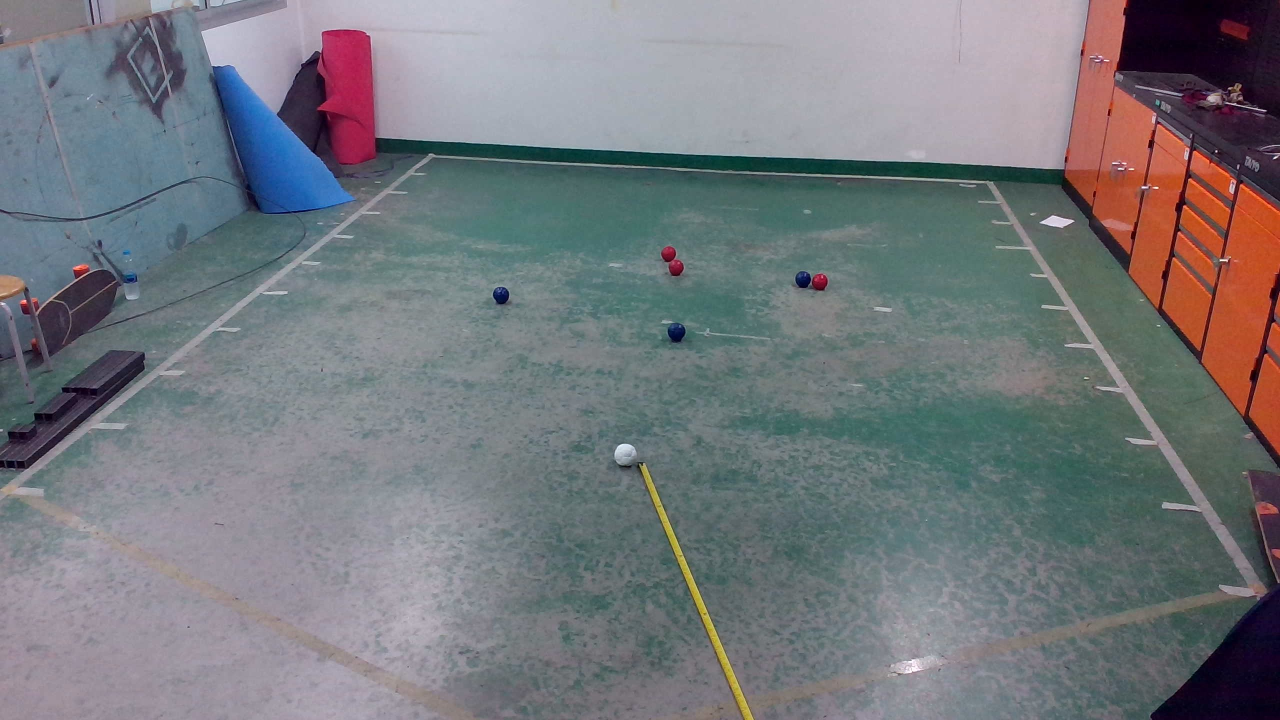
#> input picture WIN_20250508_17_52_53_Pro.jpg, 2560 x 1440 px (shown at 1/2 size)
$ python boccia2.py
#> lines starting #> are read from the running program, lines starting #| are printed output that depends on the picture
import cv2
import numpy as np
import math

class FieldMeasure:
    # ---------- settings ----------
    PREVIEW_SCALE = 0.5     # main preview size
    LOUPE_SCALE   = 2.0     # magnification inside loupe
    LOUPE_WIN     = 200     # loupe window side (px)
    FIELD_W_CM    = 400.0   # set real width here
    FIELD_H_CM    = 500.0   # set real height here
    LOUPE_BORDER  = 2       # Border thickness for loupe
    LOUPE_BORDER_COLOR = (0, 255, 0) # Green border
    TARGET_COLOR = (0, 0, 255)      # Red color for the target dot
    TARGET_RADIUS = 2
    # --------------------------------

    def __init__(self, img_path):
#> called with img_path = 'WIN_20250508_17_52_53_Pro.jpg'
        self.img = cv2.imread(img_path)
#> self.img is the input picture: shape (1440, 2560, 3); mean B, G, R 124.6, 120.1, 117.1
        if self.img is None:
            raise FileNotFoundError(img_path)

        self.preview = cv2.resize(
            self.img, None, fx=self.PREVIEW_SCALE, fy=self.PREVIEW_SCALE,
            interpolation=cv2.INTER_AREA)
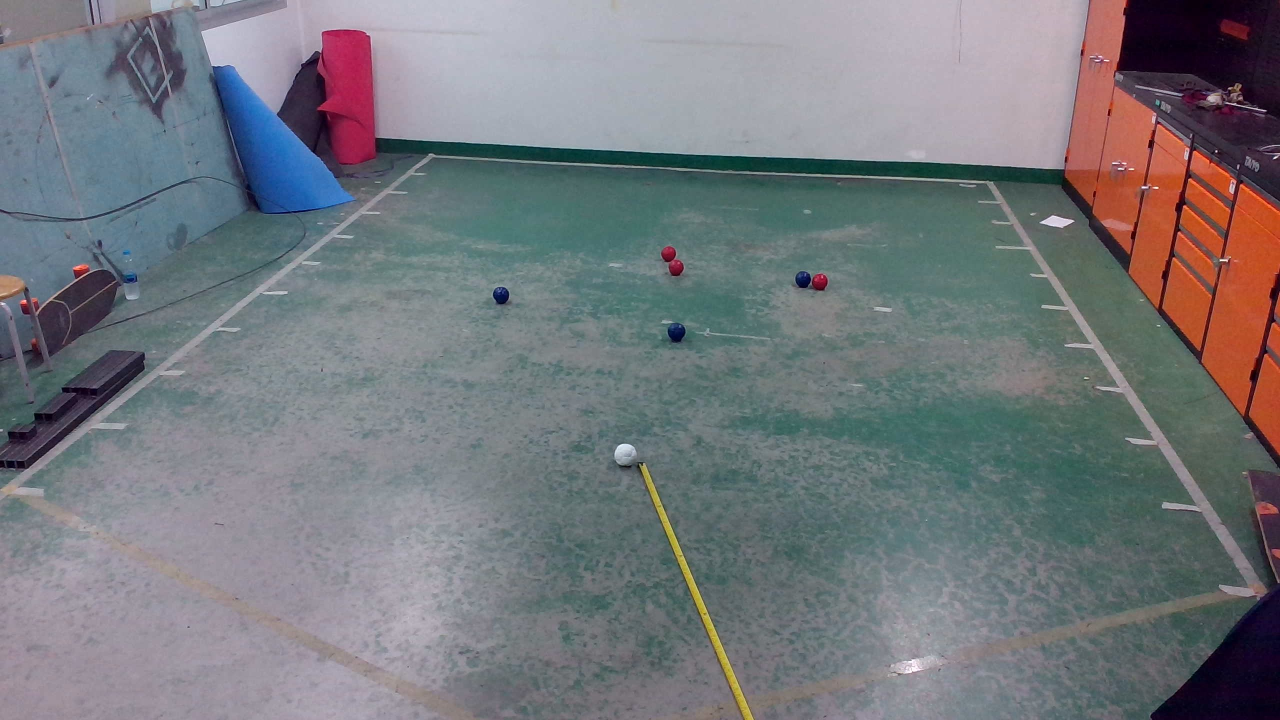
#> self.preview: shape (720, 1280, 3); mean B, G, R 124.8, 120.2, 117.3

        self.field_pts, self.ball_pt1 = [], None
        self.cursor_preview = (0, 0) # Cursor coordinates on the preview image
        self.loupe_window_created = False

    # ----- mouse callback -----
    def _mouse(self, e, x, y, flags, _):
        self.cursor_preview = (x, y)
        if e == cv2.EVENT_LBUTTONDOWN:
            X = int(x / self.PREVIEW_SCALE)
            Y = int(y / self.PREVIEW_SCALE)
            if len(self.field_pts) < 4:
                self.field_pts.append((X, Y))
                print(f"Corner {len(self.field_pts)} → ({X}, {Y})")
            elif self.ball_pt1 is None:
                self.ball_pt1 = (X, Y)
                print(f"Ball 1 → ({X}, {Y})")
        elif e == cv2.EVENT_MOUSEMOVE:
            pass

    # ----- create loupe image -----
    def _loupe_image(self):
        x_p, y_p = self.cursor_preview
        X = int(x_p / self.PREVIEW_SCALE)
        Y = int(y_p / self.PREVIEW_SCALE)

        half = int(self.LOUPE_WIN / (2 * self.LOUPE_SCALE))
        x1, y1 = max(0, X - half), max(0, Y - half)
        x2, y2 = min(self.img.shape[1], X + half), min(self.img.shape[0], Y + half)
        patch = self.img[y1:y2, x1:x2]

        loupe = cv2.resize(patch, (self.LOUPE_WIN, self.LOUPE_WIN),
                            interpolation=cv2.INTER_NEAREST)

        # Draw a red dot at the center of the zoomed window
        center = self.LOUPE_WIN // 2
        cv2.circle(loupe, (center, center), self.TARGET_RADIUS, self.TARGET_COLOR, -1)
        cv2.rectangle(loupe, (0, 0), (self.LOUPE_WIN - 1, self.LOUPE_WIN - 1), self.LOUPE_BORDER_COLOR, self.LOUPE_BORDER)
        return loupe

    # ----- draw points on preview -----
    def _draw_preview(self):
        preview_copy = self.preview.copy()
        for i, pt in enumerate(self.field_pts):
            x_prev, y_prev = int(pt[0] * self.PREVIEW_SCALE), int(pt[1] * self.PREVIEW_SCALE)
            cv2.circle(preview_copy, (x_prev, y_prev), 5, (0, 255, 0), -1)
            cv2.putText(preview_copy, str(i + 1), (x_prev + 10, y_prev + 10),
                        cv2.FONT_HERSHEY_SIMPLEX, 0.5, (0, 255, 0), 1, cv2.LINE_AA)
        if self.ball_pt1:
            x_prev, y_prev = int(self.ball_pt1[0] * self.PREVIEW_SCALE), int(self.ball_pt1[1] * self.PREVIEW_SCALE)
            cv2.circle(preview_copy, (x_prev, y_prev), 5, (255, 0, 0), -1)
            cv2.putText(preview_copy, "B1", (x_prev + 10, y_prev + 10),
                        cv2.FONT_HERSHEY_SIMPLEX, 0.5, (255, 0, 0), 1, cv2.LINE_AA)
        return preview_copy

    # ----- main loop -----
    def run(self):
        cv2.namedWindow("Image")
        cv2.setMouseCallback("Image", self._mouse)
        cv2.namedWindow("Loupe", cv2.WINDOW_NORMAL)  # Create Loupe window once here

        while True:
            preview_with_points = self._draw_preview()
            cv2.imshow("Image", preview_with_points)

            loupe_image = self._loupe_image()
#> in _loupe_image, `patch = self.img[y1:y2, x1:x2]`:
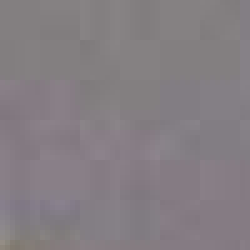
#> patch: shape (50, 50, 3) (shown 5 times larger); mean B, G, R 130.7, 125.9, 132.5
#> in _loupe_image, `cv2.circle(loupe, (center, center), self.TARGET_RADIUS, self.TARGET_CO..`: loupe: shape (200, 200, 3); mean B, G, R 130.7, 125.8, 132.5
#> in _loupe_image, `cv2.rectangle(loupe, (0, 0), (self.LOUPE_WIN - 1, self.LOUPE_WIN - 1),..`:
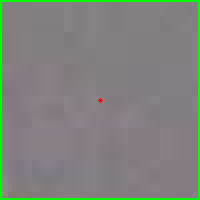
#> loupe: shape (200, 200, 3); mean B, G, R 125.5, 130.9, 127.2
            cv2.imshow("Loupe", loupe_image)

            key = cv2.waitKey(10) & 0xFF
#> (key q is pressed here)
            if key == ord('q'):
                cv2.destroyAllWindows()
                return
            elif key == ord('z') and self.field_pts:
                print(f"Undoing last corner: {self.field_pts.pop()}")
                if not self.field_pts and self.ball_pt1:
                    print(f"Undoing ball 1 point: {self.ball_pt1}")
                    self.ball_pt1 = None

            if len(self.field_pts) == 4 and self.ball_pt1:
                break

        cv2.destroyAllWindows()

        # ---------- homography in cm ----------
        src = np.float32(self.field_pts)
        dst = np.float32([[0, 0],
                            [0, self.FIELD_H_CM],
                            [self.FIELD_W_CM, 0],
                            [self.FIELD_W_CM, self.FIELD_H_CM]])
        H = cv2.getPerspectiveTransform(src, dst)
        ball1 = np.float32([self.ball_pt1]).reshape(-1,1,2)
        x1_cm, y1_cm = cv2.perspectiveTransform(ball1, H)[0,0]
        print(f"Ball 1 → ({x1_cm:.1f} cm, {y1_cm:.1f} cm)")

        # Coordinates of the second ball in cm
        x2_cm, y2_cm = 300.0, 750.0

        # Calculate the distance between the two balls
        delta_x = x2_cm - x1_cm
        delta_y = y2_cm - y1_cm
        distance_cm = math.sqrt(delta_x**2 + delta_y**2)
        print(f"Distance between Ball 1 and Ball 2: {distance_cm:.1f} cm")

        # Calculate the angle relative to the vertical axis
        # The vertical axis corresponds to the y-axis in our real-world coordinates.
        # We want the angle of the vector from ball1 to ball2 with respect to the positive y-axis.
        angle_radians = math.atan2(delta_x, delta_y)  # atan2(x, y) gives angle with respect to positive y-axis
        angle_degrees = math.degrees(angle_radians)

        # Adjust the angle to be within 0 to 360 degrees (optional, for consistency)
        if angle_degrees < 0:
            angle_degrees += 360

        print(f"Angle of distance relative to vertical axis: {angle_degrees:.1f} degrees")

        # optional view (1 px = 1 cm)
        warp_w, warp_h = int(self.FIELD_W_CM), int(self.FIELD_H_CM)
        warped = cv2.warpPerspective(self.img, H, (warp_w, warp_h))
        cv2.circle(warped, (int(x1_cm), int(y1_cm)), 6, (0,0,255), -1)
        cv2.circle(warped, (int(x2_cm), int(y2_cm)), 6, (0,255,0), -1) # Draw second ball in green

        # Draw an arrow representing the distance and angle (optional visualization)
        start_point = (int(x1_cm), int(y1_cm))
        end_point = (int(x2_cm), int(y2_cm))
        cv2.arrowedLine(warped, start_point, end_point, (255, 255, 255), 2)

        cv2.imshow("Warped (1 px = 1 cm)", warped)
        cv2.waitKey(0)

# --------------- run ---------------
if __name__ == "__main__":
    FieldMeasure("WIN_20250508_17_52_53_Pro.jpg").run()

$ run again, with 1.jpg copied over WIN_20250508_17_52_53_Pro.jpg
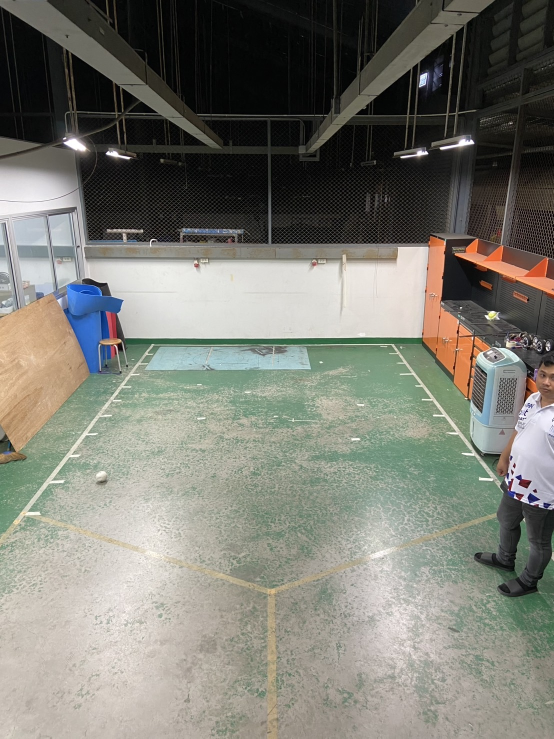
#> input picture 1.jpg, 1108 x 1477 px (shown at 1/2 size)
#> in __init__, self.img is the input picture: shape (1477, 1108, 3); mean B, G, R 115.2, 124, 124.1
#> in __init__, `self.preview = cv2.resize( self.img, None, fx=self.PREVIEW_SCALE, fy=s..`:
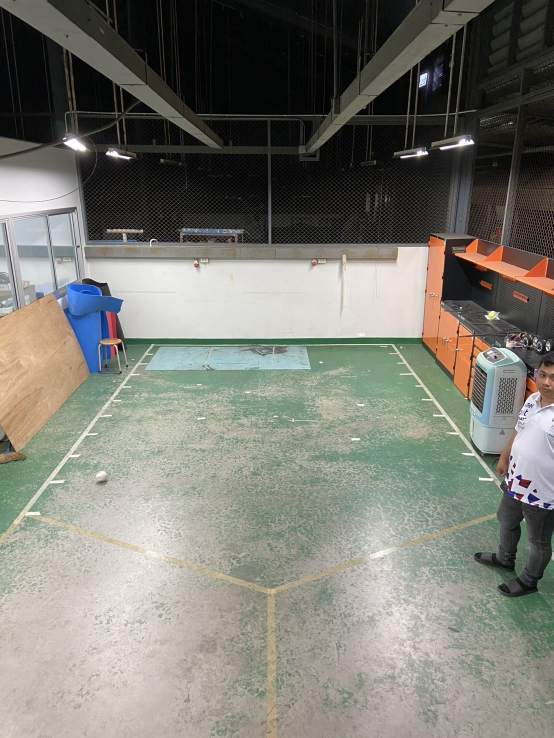
#> self.preview: shape (738, 554, 3); mean B, G, R 115.3, 124.1, 124.2
#> in _loupe_image, `cv2.rectangle(loupe, (0, 0), (self.LOUPE_WIN - 1, self.LOUPE_WIN - 1),..`:
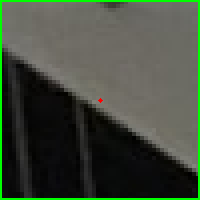
#> loupe: shape (200, 200, 3); mean B, G, R 60.4, 74.9, 65.7

$ run again, with 164857.jpg copied over WIN_20250508_17_52_53_Pro.jpg
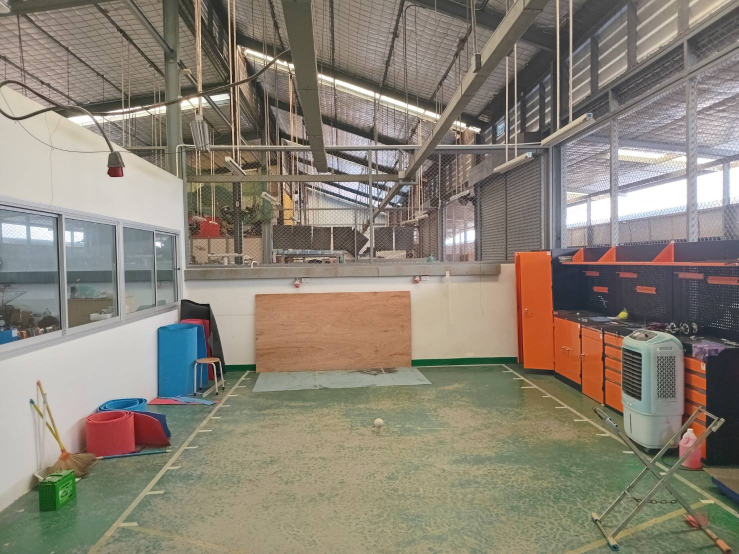
#> input picture 164857.jpg, 1477 x 1108 px (shown at 1/2 size)
#> in __init__, self.img is the input picture: shape (1108, 1477, 3); mean B, G, R 117.7, 130.5, 138.1
#> in __init__, `self.preview = cv2.resize( self.img, None, fx=self.PREVIEW_SCALE, fy=s..`:
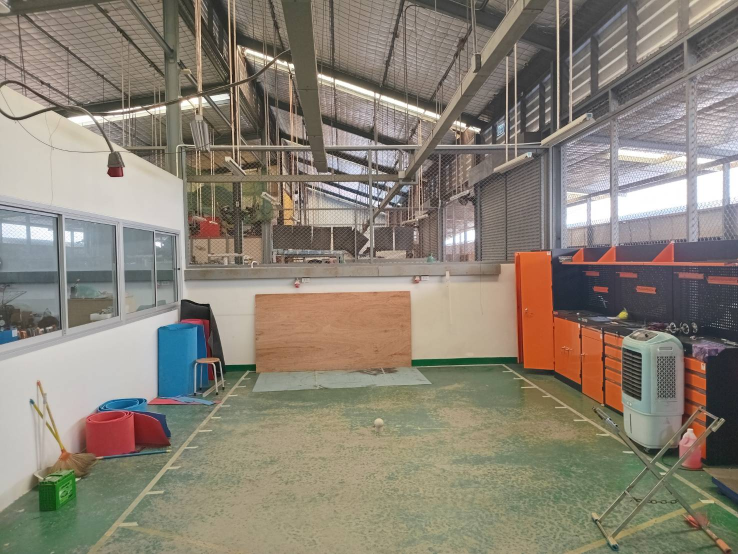
#> self.preview: shape (554, 738, 3); mean B, G, R 117.8, 130.6, 138.3
#> in _loupe_image, `cv2.rectangle(loupe, (0, 0), (self.LOUPE_WIN - 1, self.LOUPE_WIN - 1),..`:
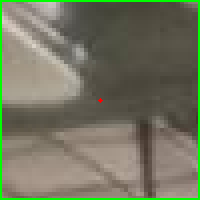
#> loupe: shape (200, 200, 3); mean B, G, R 96.2, 117.4, 115

$ run again, with 164937.jpg copied over WIN_20250508_17_52_53_Pro.jpg
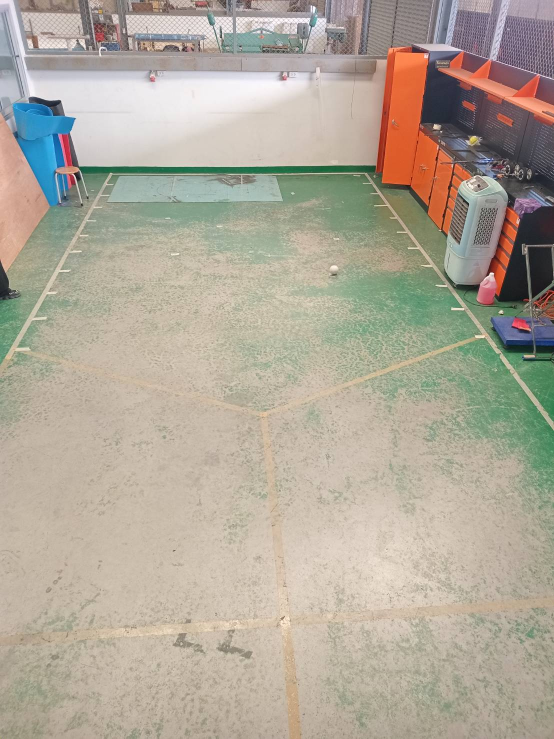
#> input picture 164937.jpg, 1108 x 1477 px (shown at 1/2 size)
#> in __init__, self.img is the input picture: shape (1477, 1108, 3); mean B, G, R 153.3, 167.8, 175.7
#> in __init__, `self.preview = cv2.resize( self.img, None, fx=self.PREVIEW_SCALE, fy=s..`:
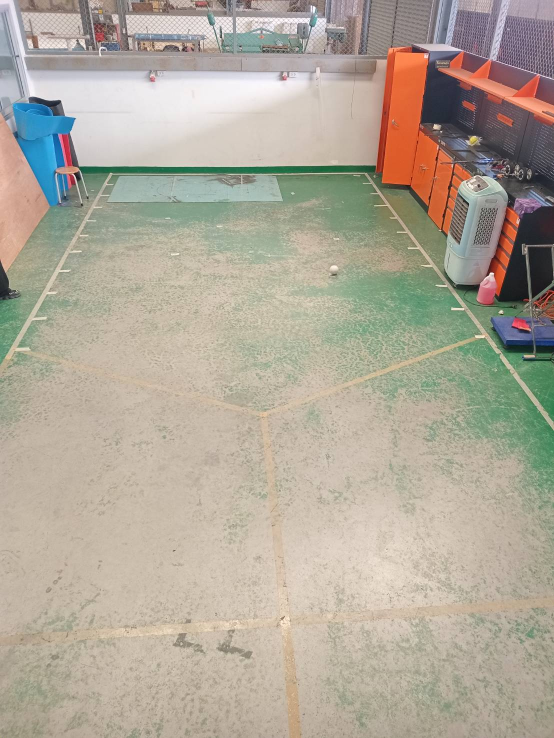
#> self.preview: shape (738, 554, 3); mean B, G, R 153.4, 167.9, 175.9
#> in _loupe_image, `cv2.rectangle(loupe, (0, 0), (self.LOUPE_WIN - 1, self.LOUPE_WIN - 1),..`:
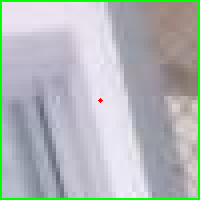
#> loupe: shape (200, 200, 3); mean B, G, R 183.7, 183.9, 177.4
